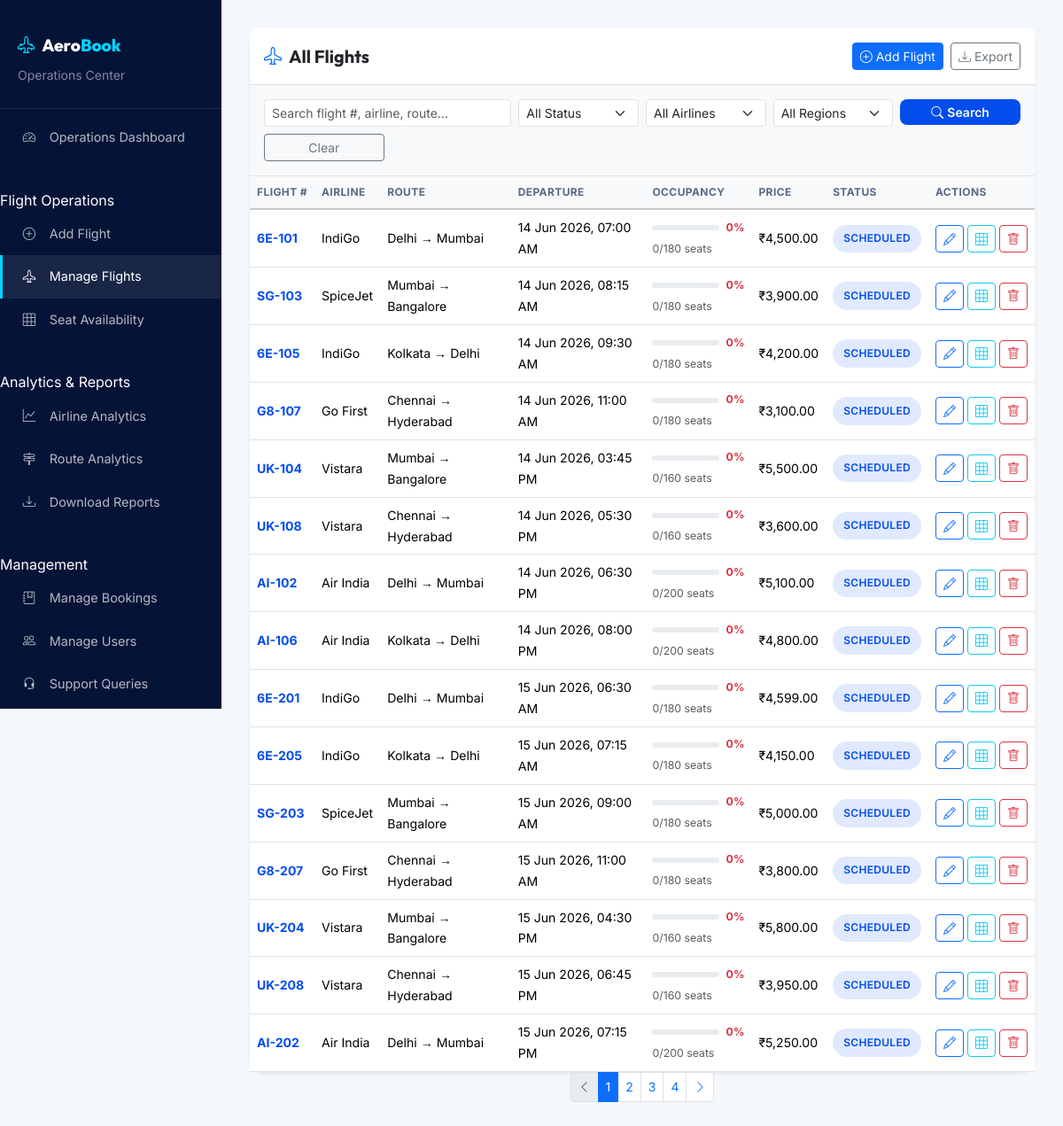
/admin/manage-flights.php (signed in), run on an earlier commit of the app's database.
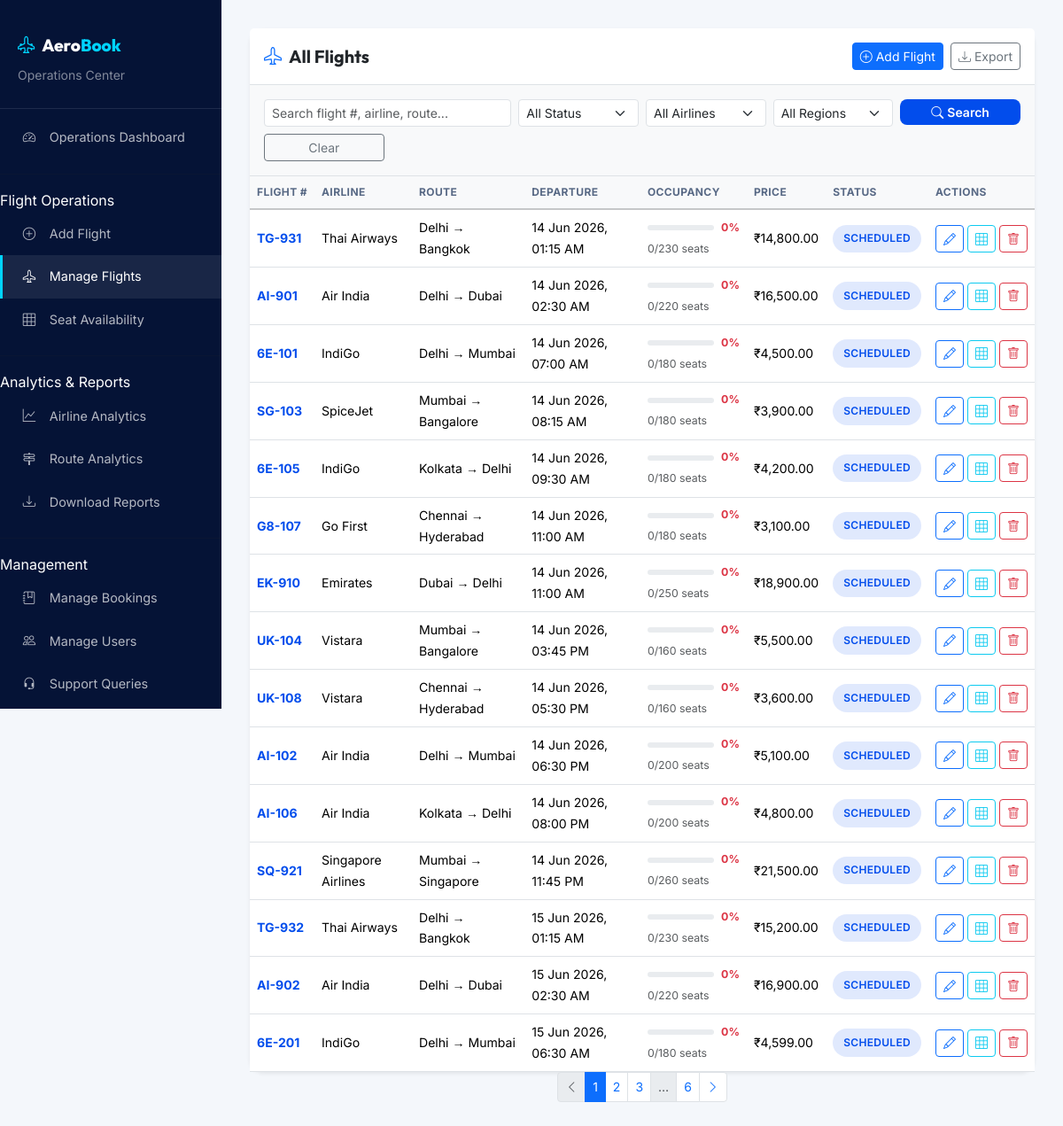
And on a later commit of the database.
### tables this page shows
CREATE TABLE IF NOT EXISTS flights (
    flight_id INT AUTO_INCREMENT PRIMARY KEY,
    airline_name VARCHAR(100) NOT NULL,
    flight_number VARCHAR(20) NOT NULL UNIQUE,
    source VARCHAR(100) NOT NULL,
    destination VARCHAR(100) NOT NULL,
    departure_time DATETIME NOT NULL,
    arrival_time DATETIME NOT NULL,
    total_seats INT NOT NULL DEFAULT 180,
    seats_available INT NOT NULL DEFAULT 180,
    price DECIMAL(10, 2) NOT NULL,
    status ENUM('Scheduled', 'Delayed', 'Cancelled', 'Completed') DEFAULT 'Scheduled',
    created_at TIMESTAMP DEFAULT CURRENT_TIMESTAMP
);

### includes/TokenHelper.php (called while the page is built, shortened)
<?php
if (!defined('AEROBOOK_TOKEN_HELPER')) {
function generateDeleteToken() {
    $token = bin2hex(random_bytes(16));
    return $token;
}
function deleteLink($baseUrl, $param, $value) {
    $token = generateDeleteToken();
    return BASE_URL . $baseUrl . '?' . $param . '=' . $value . '&token=' . $token;
}
}

### admin/manage-flights.php (the view, shortened to what the changed rows need)
<?php
require_once __DIR__ . '/includes/admin-header.php';
require_once __DIR__ . '/../../includes/Paginator.php';
$sql = "SELECT * FROM flights WHERE 1=1";
$sql .= " ORDER BY departure_time ASC";
$countSql = "SELECT COUNT(*) as c FROM ($sql) as sub";
$countStmt = mysqli_prepare($conn, $countSql);
mysqli_stmt_execute($countStmt);
$totalRows = (int)mysqli_fetch_assoc(mysqli_stmt_get_result($countStmt))['c'];
$paginator = new Paginator($totalRows, 15);
$sql .= " LIMIT {$paginator->perPage()} OFFSET {$paginator->offset()}";
$stmt = mysqli_prepare($conn, $sql);
mysqli_stmt_execute($stmt);
$flights_result = mysqli_stmt_get_result($stmt);
$flights = [];
while ($f = mysqli_fetch_assoc($flights_result)) $flights[] = $f;
?>
<div class="card border-0 shadow-sm rounded-4">
    <div class="card-body p-0">
        <div class="table-responsive">
            <table class="table table-hover align-middle mb-0">
                <thead class="table-light">
                    <tr><th>Flight #</th><th>Airline</th><th>Route</th><th>Departure</th><th>Occupancy</th><th>Price</th><th>Status</th><th>Actions</th></tr>
                </thead>
                <tbody>
                    <?php if (empty($flights)): ?>
                    <tr><td colspan="8" class="text-center text-muted py-4">No flights found matching your criteria.</td></tr>
                    <?php else: foreach($flights as $f):
                        $booked = $f['total_seats'] - $f['seats_available'];
                        $occ = $f['total_seats'] > 0 ? round($booked / $f['total_seats'] * 100, 1) : 0;
                    ?>
                    <tr>
                        <td><span class="text-accent fw-bold"><?php echo htmlspecialchars($f['flight_number']); ?></span></td>
                        <td><?php echo htmlspecialchars($f['airline_name']); ?></td>
                        <td><?php echo htmlspecialchars($f['source'] . ' → ' . $f['destination']); ?></td>
                        <td><?php echo formatDateTime($f['departure_time']); ?></td>
                        <td style="min-width:120px;">
                            <div class="d-flex align-items-center gap-2">
                                <div class="progress flex-grow-1" style="height:6px;">
                                </div>
                                <small class="fw-bold <?php echo $occ >= 80 ? 'text-success' : ($occ >= 50 ? 'text-warning' : 'text-danger'); ?>"><?php echo $occ; ?>%</small>
                            </div>
                            <small class="text-muted"><?php echo $booked; ?>/<?php echo $f['total_seats']; ?> seats</small>
                        </td>
                        <td><?php echo formatPrice($f['price']); ?></td>
                        <td><?php echo statusBadge($f['status']); ?></td>
                        <td>
                            <div class="d-flex gap-1">
                                <a href="edit-flight.php?id=<?php echo $f['flight_id']; ?>" class="btn btn-sm btn-outline-primary" title="Edit flight" aria-label="Edit flight <?php echo $f['flight_number']; ?>"><i class="bi bi-pencil"></i></a>
                                <a href="manage-seats.php?flight_id=<?php echo $f['flight_id']; ?>" class="btn btn-sm btn-outline-info" title="View seats" aria-label="View seats for <?php echo $f['flight_number']; ?>"><i class="bi bi-grid-3x3"></i></a>
                                <a href="<?php echo deleteLink('admin/manage-flights.php', 'delete', $f['flight_id'], 'Delete'); ?>" class="btn btn-sm btn-outline-danger" onclick="return confirm('Delete flight permanently?')" title="Delete flight" aria-label="Delete flight <?php echo $f['flight_number']; ?>"><i class="bi bi-trash"></i></a>
                            </div>
                        </td>
                    </tr>
                    <?php endforeach; endif; ?>
                </tbody>
            </table>
        </div>
    </div>
</div>
<?php echo $paginator->render(); ?>
<?php require_once __DIR__ . '/includes/admin-footer.php'; ?>

### includes/functions.php (shortened to what the changed rows need)
<?php
function formatPrice($price) {
    return '₹' . number_format($price, 2);
}
function formatDateTime($datetime) {
    return date('d M Y, h:i A', strtotime($datetime));
}
function statusBadge($status) {
    $classes = [
        'Confirmed' => 'badge-status bg-success',
        'Cancelled' => 'badge-status bg-danger',
        'Scheduled' => 'badge-status bg-primary',
        'Delayed'   => 'badge-status bg-warning',
        'Completed' => 'badge-status bg-secondary',
        'Checked-in' => 'badge-status bg-info',
    ];
    $class = $classes[$status] ?? 'badge-status bg-secondary';
    return '<span class="' . $class . '">' . $status . '</span>';
}

### includes/Paginator.php (shortened to what the changed rows need)
<?php
class Paginator {
    private int $perPage;
    private int $currentPage;
    private int $totalPages;
    public function __construct(
        int $totalItems,
        int $perPage = 20,
        private string $pageParam = 'page'
    ) {
        $this->totalItems = max(0, $totalItems);
        $this->perPage = max(1, $perPage);
        $this->totalPages = max(1, (int)ceil($this->totalItems / $this->perPage));
        $this->currentPage = max(1, min($this->totalPages, (int)($_GET[$this->pageParam] ?? 1)));
    }
    public function offset(): int {
        return ($this->currentPage - 1) * $this->perPage;
    }
    public function perPage(): int {
        return $this->perPage;
    }
    public function hasPages(): bool {
        return $this->totalPages > 1;
    }
    public function hasPrevious(): bool {
        return $this->currentPage > 1;
    }
    public function hasNext(): bool {
        return $this->currentPage < $this->totalPages;
    }
    private function buildUrl(int $page): string {
        $params = $_GET;
        $params[$this->pageParam] = $page;
        return '?' . http_build_query($params);
    }
    public function render(): string {
        $html = '<nav aria-label="Page navigation"><ul class="pagination pagination-sm justify-content-center">';
        if ($this->hasPrevious()) {
            $html .= '<li class="page-item"><a class="page-link" href="' . $this->buildUrl($this->currentPage - 1) . '" aria-label="Previous"><i class="bi bi-chevron-left"></i></a></li>';
        } else {
            $html .= '<li class="page-item disabled"><span class="page-link"><i class="bi bi-chevron-left"></i></span></li>';
        }
        $start = max(1, $this->currentPage - 2);
        $end = min($this->totalPages, $this->currentPage + 2);
        for ($i = $start; $i <= $end; $i++) {
            if ($i === $this->currentPage) {
                $html .= '<li class="page-item active"><span class="page-link">' . $i . '</span></li>';
            } else {
                $html .= '<li class="page-item"><a class="page-link" href="' . $this->buildUrl($i) . '">' . $i . '</a></li>';
            }
        }
        if ($end < $this->totalPages) {
            if ($end < $this->totalPages - 1) {
                $html .= '<li class="page-item disabled"><span class="page-link">…</span></li>';
            }
            $html .= '<li class="page-item"><a class="page-link" href="' . $this->buildUrl($this->totalPages) . '">' . $this->totalPages . '</a></li>';
        }
        if ($this->hasNext()) {
            $html .= '<li class="page-item"><a class="page-link" href="' . $this->buildUrl($this->currentPage + 1) . '" aria-label="Next"><i class="bi bi-chevron-right"></i></a></li>';
        } else {
            $html .= '<li class="page-item disabled"><span class="page-link"><i class="bi bi-chevron-right"></i></span></li>';
        }
        $html .= '</ul></nav>';
        return $html;
    }
}

What changed in the data, as far as the page shows it:
no longer on this page (row unchanged): flights: flight_number "6E-205", airline_name "IndiGo", source+destination "Kolkata → Delhi", departure_time "15 Jun 2026, 07:15 AM", occ "0", booked "0", total_seats "180", price "₹4,150.00", status "SCHEDULED"
no longer on this page (row unchanged): flights: flight_number "SG-203", airline_name "SpiceJet", source+destination "Mumbai → Bangalore", departure_time "15 Jun 2026, 09:00 AM", occ "0", booked "0", total_seats "180", price "₹5,000.00", status "SCHEDULED"
no longer on this page (row unchanged): flights: flight_number "G8-207", airline_name "Go First", source+destination "Chennai → Hyderabad", departure_time "15 Jun 2026, 11:00 AM", occ "0", booked "0", total_seats "180", price "₹3,800.00", status "SCHEDULED"
no longer on this page (row unchanged): flights: flight_number "UK-204", airline_name "Vistara", source+destination "Mumbai → Bangalore", departure_time "15 Jun 2026, 04:30 PM", occ "0", booked "0", total_seats "160", price "₹5,800.00", status "SCHEDULED"
no longer on this page (row unchanged): flights: flight_number "UK-208", airline_name "Vistara", source+destination "Chennai → Hyderabad", departure_time "15 Jun 2026, 06:45 PM", occ "0", booked "0", total_seats "160", price "₹3,950.00", status "SCHEDULED"
no longer on this page (row unchanged): flights: flight_number "AI-202", airline_name "Air India", source+destination "Delhi → Mumbai", departure_time "15 Jun 2026, 07:15 PM", occ "0", booked "0", total_seats "200", price "₹5,250.00", status "SCHEDULED"
added flights: flight_number "TG-931", airline_name "Thai Airways", source+destination "Delhi → Bangkok", departure_time "14 Jun 2026, 01:15 AM", occ "0", booked "0", total_seats "230", price "₹14,800.00", status "SCHEDULED"
added flights: flight_number "AI-901", airline_name "Air India", source+destination "Delhi → Dubai", departure_time "14 Jun 2026, 02:30 AM", occ "0", booked "0", total_seats "220", price "₹16,500.00", status "SCHEDULED"
added flights: flight_number "EK-910", airline_name "Emirates", source+destination "Dubai → Delhi", departure_time "14 Jun 2026, 11:00 AM", occ "0", booked "0", total_seats "250", price "₹18,900.00", status "SCHEDULED"
added flights: flight_number "SQ-921", airline_name "Singapore Airlines", source+destination "Mumbai → Singapore", departure_time "14 Jun 2026, 11:45 PM", occ "0", booked "0", total_seats "260", price "₹21,500.00", status "SCHEDULED"
added flights: flight_number "TG-932", airline_name "Thai Airways", source+destination "Delhi → Bangkok", departure_time "15 Jun 2026, 01:15 AM", occ "0", booked "0", total_seats "230", price "₹15,200.00", status "SCHEDULED"
added flights: flight_number "AI-902", airline_name "Air India", source+destination "Delhi → Dubai", departure_time "15 Jun 2026, 02:30 AM", occ "0", booked "0", total_seats "220", price "₹16,900.00", status "SCHEDULED"
Also different on the page:
$this->totalPages: "4" → "6"
